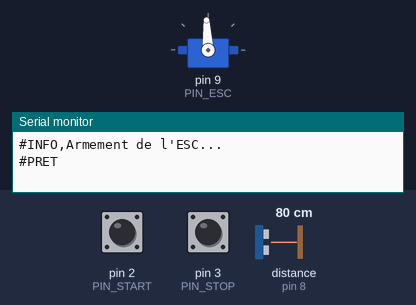
The sketch below on a simulated Arduino Uno, built with avr-gcc and run on an emulated ATmega328P. Parts: servo, the last lines printed to the serial monitor. The inputs (shaded band) are chosen by the test bench; at power-on: pin 2 (PIN_START) HIGH, distance to the obstacle (sensor on pin 8) 80 cm, pin 3 (PIN_STOP) HIGH. The echo pulse lasts 58.3 µs per cm.

Above: at 8.2 s.
8.3 s: pin 2 (PIN_START) pulled LOW for 0.15 s
At 9.1 s:
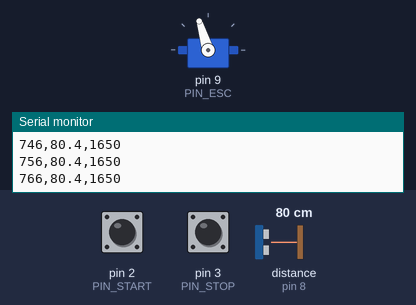
9.9 s: distance to the obstacle (sensor on pin 8) set to 147 cm
11.4 s: distance to the obstacle (sensor on pin 8) set to 154 cm
At 12.4 s:
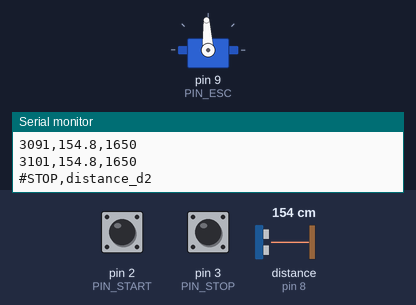
12.9 s: pin 2 (PIN_START) pulled LOW for 1 s
At 13.9 s:
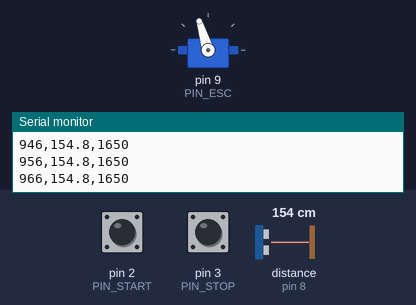
15.4 s: pin 3 (PIN_STOP) pulled LOW for 0.15 s
At 16.6 s:
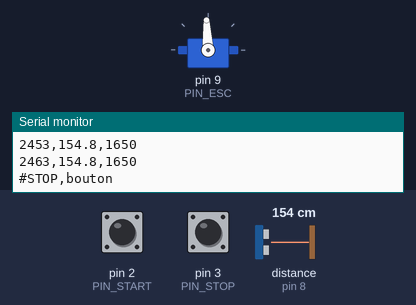
17.0 s: pin 2 (PIN_START) pulled LOW for 3.2 s
At 18.2 s:
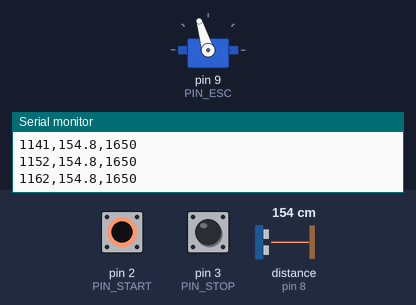
Timing chart, 0 to 20.0 s (numbered marks = the images above; inputs shaded):
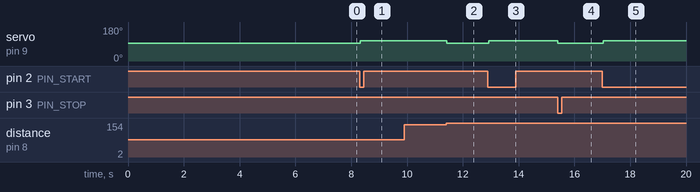

Measured:
- the behaviour switches between 149 and 150 cm on distance to the obstacle (sensor on pin 8) (found by bisection; images 1 and 2)
- after the input at 8.3 s, servo on pin 9 (PIN_ESC): 93° → 107° at once
- after the input at 11.4 s, servo on pin 9 (PIN_ESC): 107° → 93° at once
- after the input at 12.9 s, servo on pin 9 (PIN_ESC): 93° → 107° at once
- after the input at 15.4 s, servo on pin 9 (PIN_ESC): 107° → 93° at once
- after the input at 17.0 s, servo on pin 9 (PIN_ESC): 93° → 107° at once

The sketch:

propulseur_distance.ino
```cpp
/*
  Propulseur T200 + HC-SR04 — enregistrement de distance
  Arduino Uno + Blue Robotics Basic ESC

  START : arme le moteur + capteur, envoie les mesures en CSV sur le port série
  STOP  : coupe tout immédiatement (interruption)
  Le moteur s'éloigne du capteur : d1 = 1re mesure valide après START, arrêt à d2 = d1 + 50 cm.

  Branchement :
    ESC signal (fil blanc) -> D9     ESC GND (fil noir) -> GND Arduino
    HC-SR04 VCC -> 5V   GND -> GND   Trig -> D7   Echo -> D8
    Bouton START : D2 <-> GND        Bouton STOP : D3 <-> GND
    (pull-up internes, pas besoin de résistances)
*/

#include <Servo.h>

// ===== Broches =====
const uint8_t PIN_ESC   = 9;
const uint8_t PIN_TRIG  = 7;
const uint8_t PIN_ECHO  = 8;
const uint8_t PIN_START = 2;
const uint8_t PIN_STOP  = 3;   // D3 = interruption INT1 sur le Uno

// ===== Réglages =====
const float    ECART_CM             = 70.0;  // d2 = d1 + ECART_CM (d1 = 1re mesure valide après START)
const int      PWM_NEUTRE           = 1500;  // µs, moteur arrêté
const int      PWM_MARCHE           = 1650;  // µs, 1500-1900 = avant, 1100-1500 = arrière
const uint16_t PERIODE_MS           = 10;    // délai min. entre 2 mesures du HC-SR04
const uint8_t  LECTURES_CONFIRM     = 3;     // nb de lectures consécutives pour confirmer B
const unsigned long TIMEOUT_ECHO_US = 30000UL; // ~5 m max

Servo esc;
volatile bool stopDemande = false;
bool enMarche = false;
unsigned long t0 = 0;
unsigned long derniereMesure = 0;
uint8_t compteurCible = 0;
float d1 = -1.0;  // fixée à la 1re mesure valide après START
float d2 = -1.0;  // d1 + ECART_CM

void isrStop() {
  stopDemande = true;
}

float lireDistanceCm() {
  digitalWrite(PIN_TRIG, LOW);
  delayMicroseconds(2);
  digitalWrite(PIN_TRIG, HIGH);
  delayMicroseconds(10);
  digitalWrite(PIN_TRIG, LOW);
  unsigned long duree = pulseIn(PIN_ECHO, HIGH, TIMEOUT_ECHO_US);
  if (duree == 0) return -1.0;   // pas d'écho
  return duree / 58.0;
}

void arreter(const char* raison) {
  esc.writeMicroseconds(PWM_NEUTRE);
  if (enMarche) {
    enMarche = false;
    Serial.print(F("#STOP,"));
    Serial.println(raison);
  }
}

void setup() {
  Serial.begin(115200);
  pinMode(PIN_TRIG, OUTPUT);
  pinMode(PIN_ECHO, INPUT);
  pinMode(PIN_START, INPUT_PULLUP);
  pinMode(PIN_STOP, INPUT_PULLUP);
  attachInterrupt(digitalPinToInterrupt(PIN_STOP), isrStop, FALLING);

  // Armement de l'ESC : il doit recevoir le signal neutre quelques secondes
  esc.attach(PIN_ESC);
  esc.writeMicroseconds(PWM_NEUTRE);
  Serial.println(F("#INFO,Armement de l'ESC..."));
  delay(7000);
  stopDemande = false;
  Serial.println(F("#PRET"));
}

void loop() {
  // --- STOP (priorité absolue) ---
  if (stopDemande) {
    stopDemande = false;
    arreter("bouton");
  }

  // --- START ---
  if (!enMarche && digitalRead(PIN_START) == LOW && digitalRead(PIN_STOP) == HIGH) {
    delay(30);  // anti-rebond
    if (digitalRead(PIN_START) == LOW) {
      stopDemande = false;
      enMarche = true;
      compteurCible = 0;
      d1 = -1.0;
      d2 = -1.0;
      t0 = millis();
      derniereMesure = 0;
      Serial.println(F("#START"));
      Serial.println(F("temps_ms,distance_cm,pwm_us"));
      esc.writeMicroseconds(PWM_MARCHE);
    }
  }

  // --- Mesure + enregistrement ---
  if (enMarche && millis() - derniereMesure >= PERIODE_MS) {
    derniereMesure = millis();
    float d = lireDistanceCm();
    if (stopDemande) return;  // STOP pendant la mesure : traité au prochain tour

    Serial.print(millis() - t0);
    Serial.print(',');
    if (d < 0) Serial.print(F("NaN"));
    else       Serial.print(d, 1);
    Serial.print(',');
    Serial.println(PWM_MARCHE);

    if (d1 < 0 && d > 0) {   // 1re mesure valide = d1
      d1 = d;
      d2 = d1 + ECART_CM;
      Serial.print(F("#INFO,d1="));
      Serial.print(d1, 1);
      Serial.print(F(",d2="));
      Serial.println(d2, 1);
    }

    bool atteinte = (d1 > 0) && (d > 0) && (d >= d2);
    compteurCible = atteinte ? compteurCible + 1 : 0;
    if (compteurCible >= LECTURES_CONFIRM) {
      arreter("distance_d2");
    }
  }
}
```
